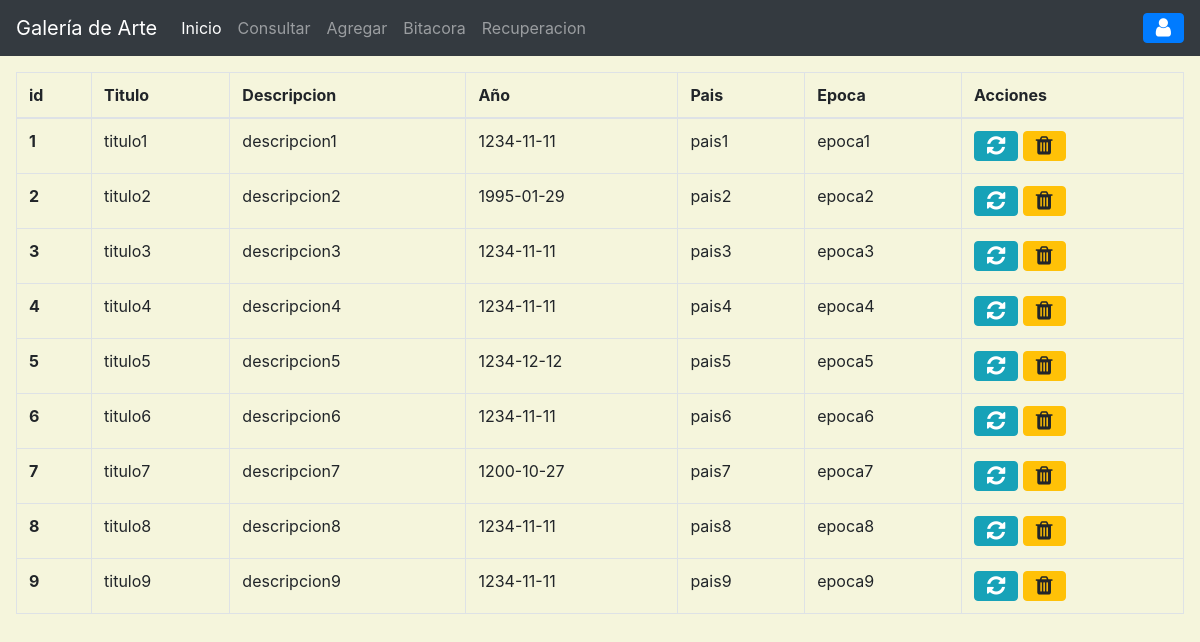
/?c=ObjetoArte, run on an earlier commit of the app's database.
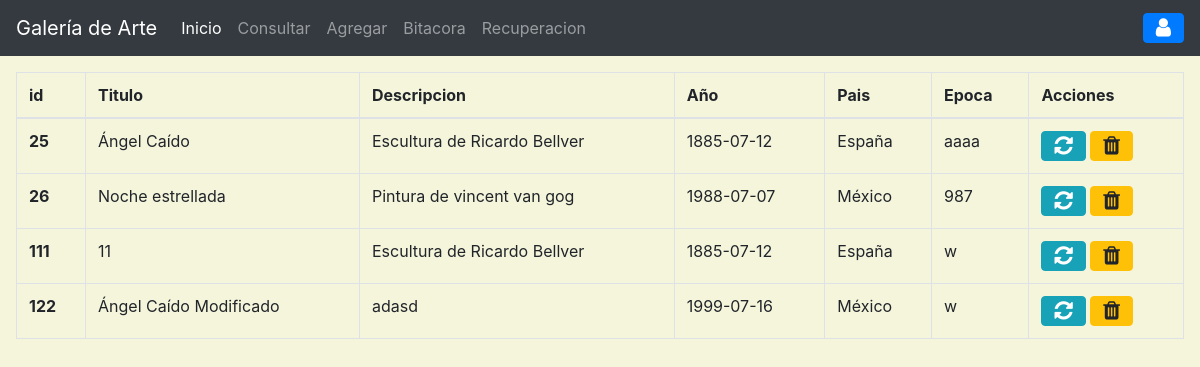
And on a later commit of the database.
### tables this page shows
CREATE TABLE `objetoarte` (
  `idobj` int(11) NOT NULL,
  `titObj` varchar(30) DEFAULT NULL,
  `descObj` varchar(80) DEFAULT NULL,
  `anioObj` date DEFAULT NULL,
  `paisObj` varchar(35) DEFAULT NULL,
  `epocaObj` varchar(30) DEFAULT NULL,
  PRIMARY KEY (`idobj`)
);

### controller/objetoarte.controlador.php (called while the page is built, shortened)
<?php
require_once('model/objetoArte.php');
class ObjetoArteControlador
{
    public function __CONSTRUCT(){
        $this->modelo = new ObjetoArte();
    }
    public function Inicio(){
        require_once "View/header.php";
        require_once "View/objetoArte/index.php";
        require_once "View/footer.php";
    }
}
?>

### model/conexion.php (called while the page is built, shortened)
<?php
class BaseDeDatos
{
    public static function Conectar(){
        try {
            $conexion = new PDO("mysql:host=".self::servidor.";dbname="
            .self::basedatos.";charset=utf8",self::usuario,self::password);
            $conexion->setAttribute(PDO::ATTR_ERRMODE,PDO::ERRMODE_EXCEPTION);
            return $conexion;
        } catch (PDOException $e) {
            return "Fallo la conexion a la base de datos".$e->getMessage();
        }
    }
}
?>

### model/objetoArte.php (called while the page is built, shortened)
<?php
class ObjetoArte
{
    private $pdo;
    public function __CONSTRUCT(){
        $this->pdo = BaseDeDatos::Conectar();
    }
    public function getObjetosArte(){
        try {
            $sql = "SELECT * FROM objetoarte";
            $consulta = $this->pdo->prepare($sql);
            $consulta->execute();
            return $consulta->fetchAll(PDO::FETCH_OBJ);
        } catch (Exception $e) {
            die($e->getMessage());
        }
    }
}
?>

### view/objetoArte/index.php (the view, shortened to what this page needs)
<main class="app-content m-3">
      <div class="row">
        <div class="col-md-12">
          <div class="tile">
            <div class="tile-body">
              <table class="table table-hover table-bordered" id="sampleTable">
                <thead>
                  <tr>
                    <th scope="col">id</th>
                    <th scope="col">Titulo</th>
                    <th scope="col">Descripcion</th>
                    <th scope="col">Año</th>
                    <th scope="col">Pais</th>
                    <th scope="col">Epoca</th>
                    <th>Acciones</th>
                  </tr>
                  <tbody>
                    <?php foreach($this->modelo->getObjetosArte() as $obArt): ?>
                    <tr>
                        <th scope="row"><?= $obArt->idobj?></th>
                        <td><?= $obArt->titObj?></td>
                        <td><?= $obArt->descObj?></td>
                        <td><?= $obArt->anioObj?></td>
                        <td><?= $obArt->paisObj?></td>
                        <td><?= $obArt->epocaObj?></td>
                        <td>
                          <a href="?c=objetoArte&a=FormAgregar&id=<?=$obArt->idobj?>" class="btn btn-info btn-flat">
                            <i class="fa fa-lg fa-refresh"></i>
                          </a>
                          <a  class="btn btn-warning btn-flat"
                              data-toggle="modal"
                              data-target="#exampleModal"
                              data-id="<?=$obArt->idobj?>">
                            <i class="fa fa-lg fa-trash"></i>
                          </a>
                        </td>
                    </tr>
                    <?php endforeach; ?>
                  </tbody>
                </thead>
              </table>
            </div>
          </div>
        </div>
      </div>
    </main>

### index.php (shortened to what this page needs)
<?php
    require_once "model/conexion.php";
    if(!isset($_GET['c'])){
        require_once("controller/inicio.controlador.php");
        $controlador = new InicioControlador();
        call_user_func(array($controlador,"Inicio"));
    }else {
        $controlador = new $controlador;
        $accion = isset($_GET['a']) ? $_GET['a'] : "Inicio";
        if(isset($_GET['a'])){
            $accion = $_GET['a'];
        }else{
            $accion = "Inicio";
        }
        call_user_func(array($controlador, $accion));
    }
?>

### view/header.php (shortened to what this page needs)
<head>
<link rel="stylesheet" type="text/css" href="assets/css/bootstrap.min.css">
<link rel="stylesheet" type="text/css" href="assets/css/styles.css">
<link rel="stylesheet" type="text/css" href="https://maxcdn.bootstrapcdn.com/font-awesome/4.7.0/css/font-awesome.min.css">
</head>
<header>
    <nav class="navbar navbar-expand-lg navbar-dark bg-dark">
        <a class="navbar-brand" href="#">Galería de Arte</a>
        <div class="collapse navbar-collapse" id="navbarSupportedContent">
            <ul class="navbar-nav mr-auto">
            <li class="nav-item active">
                    <a class="nav-link" href="INDEX.PHP">Inicio <span class="sr-only">(current)</span></a>
            </li>
            <li class="nav-item dropdown">
                    <a class="nav-link dropdown-toggle" href="#" id="navbarDropdown" role="button" data-toggle="dropdown" aria-haspopup="true" aria-expanded="false">
                        Consultar
                    </a>
            </li>
            <li class="nav-item dropdown">
                    <a class="nav-link dropdown-toggle" href="" id="navbarDropdown" role="button" data-toggle="dropdown" aria-haspopup="true" aria-expanded="false">
                        Agregar
                    </a>
            </li>
            <li class="nav-item">
                    <a class="nav-link" href="?c=bitacora">Bitacora <span class="sr-only">(current)</span></a>
            </li>
            <li class="nav-item">
                    <a class="nav-link" href="respaldo.php">Recuperacion <span class="sr-only">(current)</span></a>
            </li>
            </ul>
            <div class="btn-group dropleft">
                <button type="button" class="btn btn-primary dropdown-toggle" data-toggle="dropdown" aria-haspopup="true" aria-expanded="false">
                    <i class="fa fa-lg fa-user"></i>
                </button>
            </div>
        </div>
    </nav>
</header>

### view/footer.php
</body>
</html>

### assets/css/styles.css (style rules this page uses)
.dropdown-toggle::after { display:none; }
.dropdown-toggle::before { display:none !important; }

What changed in the data, as far as the page shows it:
removed objetoarte: idobj "1", titObj "titulo1", descObj "descripcion1", anioObj "1234-11-11", paisObj "pais1", epocaObj "epoca1"
removed objetoarte: idobj "2", titObj "titulo2", descObj "descripcion2", anioObj "1995-01-29", paisObj "pais2", epocaObj "epoca2"
removed objetoarte: idobj "3", titObj "titulo3", descObj "descripcion3", anioObj "1234-11-11", paisObj "pais3", epocaObj "epoca3"
removed objetoarte: idobj "4", titObj "titulo4", descObj "descripcion4", anioObj "1234-11-11", paisObj "pais4", epocaObj "epoca4"
removed objetoarte: idobj "5", titObj "titulo5", descObj "descripcion5", anioObj "1234-12-12", paisObj "pais5", epocaObj "epoca5"
removed objetoarte: idobj "6", titObj "titulo6", descObj "descripcion6", anioObj "1234-11-11", paisObj "pais6", epocaObj "epoca6"
removed objetoarte: idobj "7", titObj "titulo7", descObj "descripcion7", anioObj "1200-10-27", paisObj "pais7", epocaObj "epoca7"
removed objetoarte: idobj "8", titObj "titulo8", descObj "descripcion8", anioObj "1234-11-11", paisObj "pais8", epocaObj "epoca8"
removed objetoarte: idobj "9", titObj "titulo9", descObj "descripcion9", anioObj "1234-11-11", paisObj "pais9", epocaObj "epoca9"
added objetoarte: idobj "25", titObj "Ángel Caído", descObj "Escultura de Ricardo Bellver", anioObj "1885-07-12", paisObj "España", epocaObj "aaaa"
added objetoarte: idobj "26", titObj "Noche estrellada", descObj "Pintura de vincent van gog", anioObj "1988-07-07", paisObj "México", epocaObj "987"
added objetoarte: idobj "111", titObj "11", descObj "Escultura de Ricardo Bellver", anioObj "1885-07-12", paisObj "España", epocaObj "w"
added objetoarte: idobj "122", titObj "Ángel Caído Modificado", descObj "adasd", anioObj "1999-07-16", paisObj "México", epocaObj "w"
